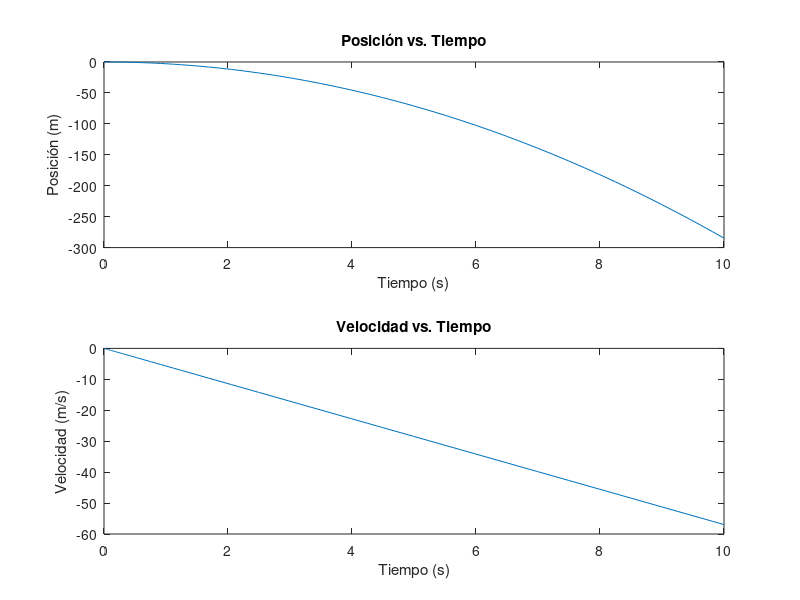

MATLAB code for this plot:
% Parámetros del objeto y condiciones iniciales
m = 77;            % Masa del objeto (kg)
Tw = 2;           % Torque 
Rw = 0.1;         % 
mu = 0.2;         % Coeficiente de fricción
g = 9.81;         % Aceleración debida a la gravedad (m/s^2)
alpha = 30;       % Ángulo del plano inclinado (grados)

% Condiciones iniciales
x0 = 0;        % Posición inicial (m)
t0 = 0;           % Tiempo inicial (s)
tf = 10;          % Tiempo final (s)

% Resolución de la ecuación de movimiento
odefun = @(t, y) [y(2); (70/m - mu * g * cosd(alpha) -  g * sind(alpha))];
[t, y] = ode45(odefun, [t0, tf], [x0, 0]);

% Extraer resultados
x = y(:, 1);      % Posición en función del tiempo
v = y(:, 2);      % Velocidad en función del tiempo

% Gráfica de la posición y velocidad en función del tiempo
figure;
subplot(2, 1, 1);
plot(t, x);
xlabel('Tiempo (s)');
ylabel('Posición (m)');
title('Posición vs. Tiempo');

subplot(2, 1, 2);
plot(t, v);
xlabel('Tiempo (s)');
ylabel('Velocidad (m/s)');
title('Velocidad vs. Tiempo');
